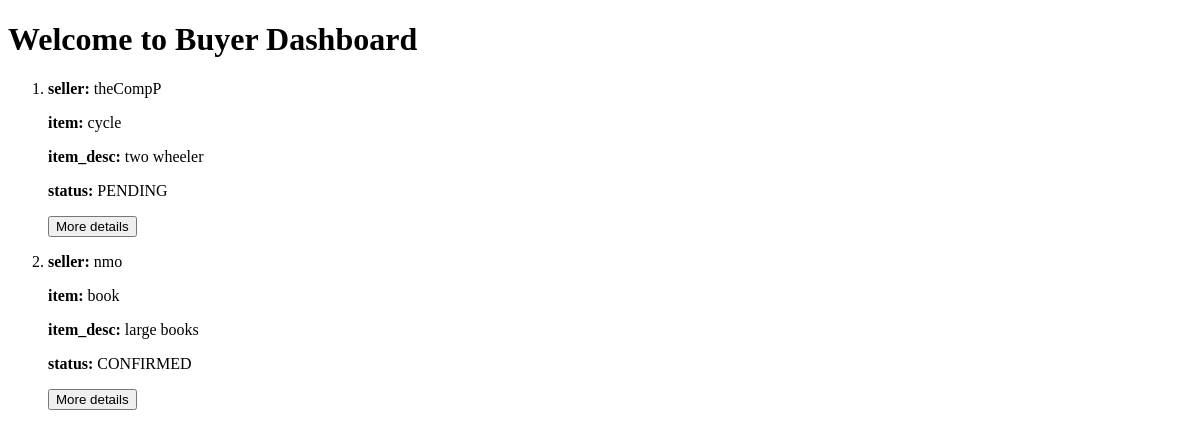
Page /buyer/dashboard/ on the earlier database version.
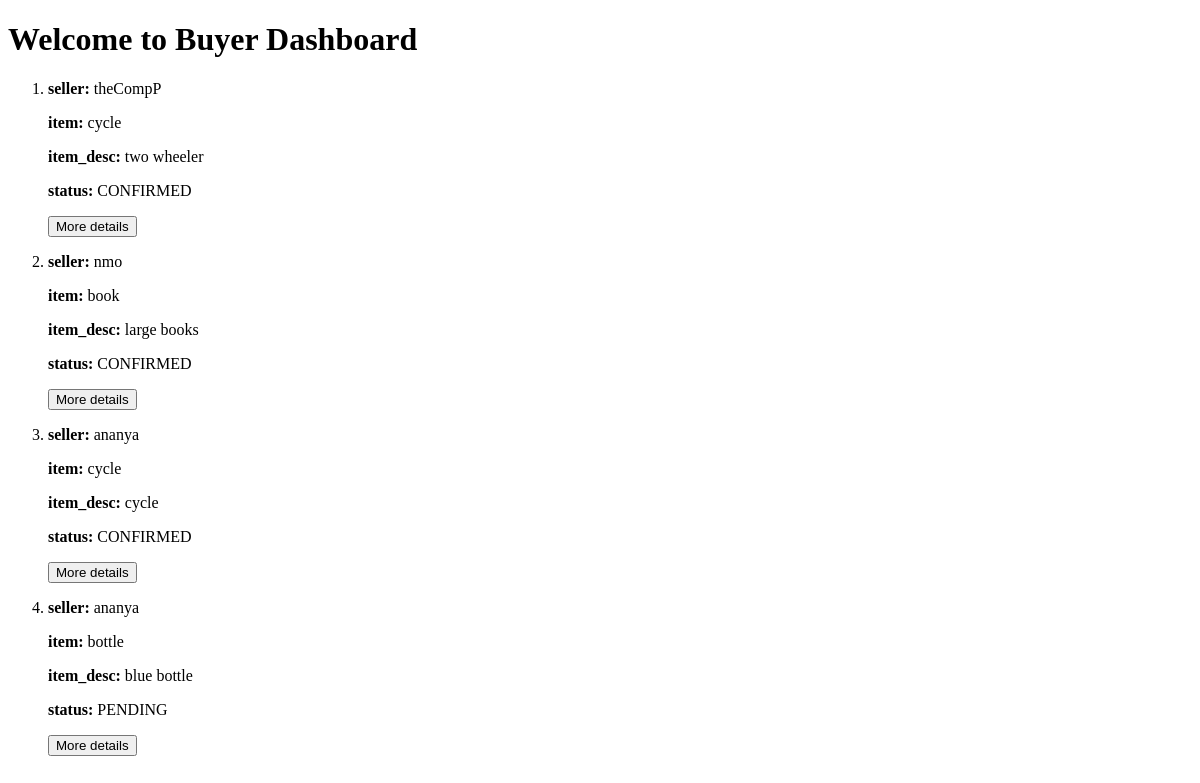
Same page on the later database version.
### user/models.py (models this page shows)
class PickupRequest(models.Model):
    seller = models.ForeignKey(User, on_delete=models.CASCADE, related_name="sale_request")
    item = models.CharField(max_length=255)
    item_desc = models.TextField()
    status = models.CharField(max_length=50, choices=STATUS_CHOICES, default='PENDING')
    buyer = models.ForeignKey(User, on_delete=models.SET_NULL, null= True, related_name="accepted_request")

class User(AbstractUser):
    is_buyer = models.BooleanField(default=False)
    is_seller = models.BooleanField(default=False)

### user/views.py (the view)
# urls.py: path('buyer/dashboard/', views.buyer_dashboard, name='buyer_dashboard'),
def buyer_dashboard(request):
    print("Buyer dashboard accessed")
    pickup_requests = PickupRequest.objects.all()
    context = {
        'requests': pickup_requests
    }
    return render(request, 'buyer_dashboard.html', context )

### templates/buyer_dashboard.html (shortened to what this page needs)
<!DOCTYPE html>
<html lang="en">
<head>
</head>
<body>
    <h1>Welcome to Buyer Dashboard</h1>
    <ol>
        {% for c in requests  %}
        <li>
            <div>
                <p><b>seller:</b> {{c.seller}}</p>
                <p><b>item:</b> {{c.item}}</p>
                <p><b>item_desc:</b> {{c.item_desc}}</p>
                <p><b>status:</b> {{c.status}}</p>
            </div>
            <div>
                <button>More details</button>
            </div>
        </li>
    {% endfor %}
    </ol>
</body>
</html>

Differences in the rows shown:
changed PickupRequest "two wheeler": status "PENDING" → "CONFIRMED"
added PickupRequest: seller "ananya", item "cycle", item_desc "cycle", status "CONFIRMED"
added PickupRequest: seller "ananya", item "bottle", item_desc "blue bottle", status "PENDING"
